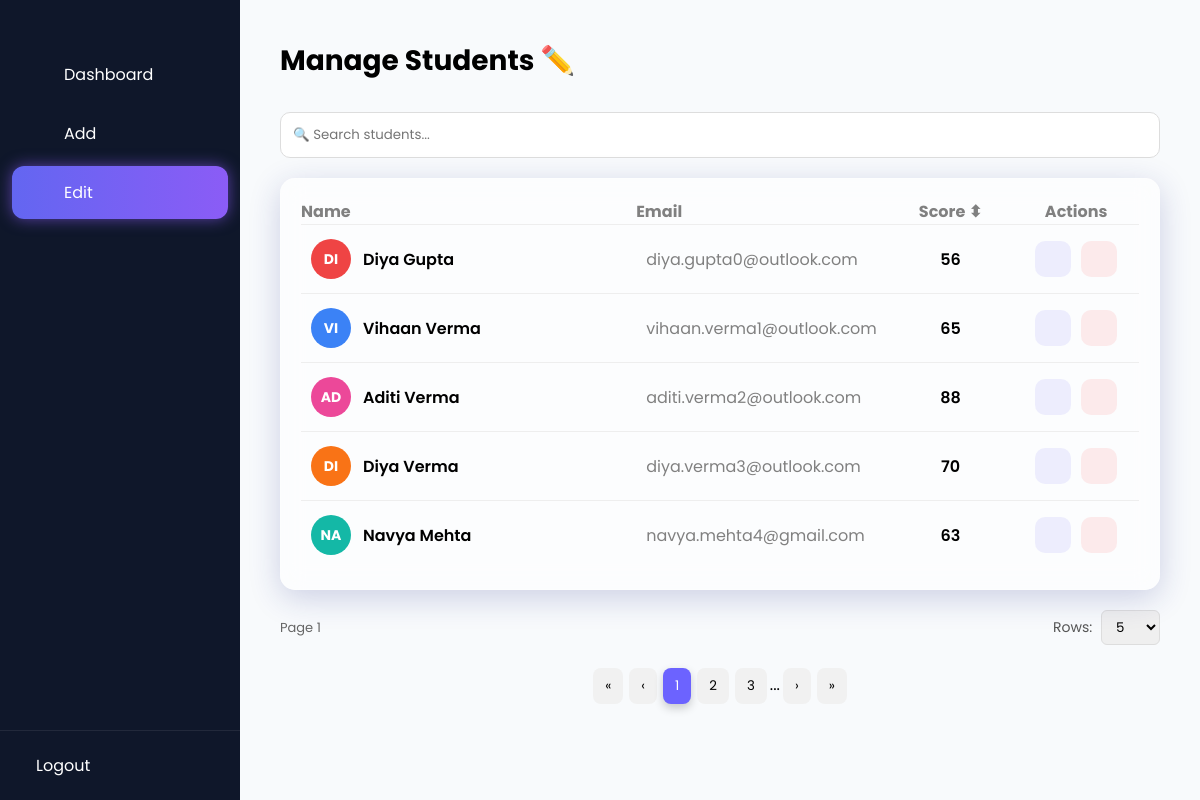
The page /edit (signed in) on the database its author committed.
### tables this page shows
CREATE TABLE students (
        id INTEGER PRIMARY KEY AUTOINCREMENT,
        name TEXT,
        dob TEXT,
        gender TEXT,
        email TEXT,
        phone TEXT,
        address TEXT,
        degree TEXT,
        admission_date TEXT,       
        
        math INTEGER,
        science INTEGER,
        english INTEGER
    );

### app.py (the view)
@app.route('/edit')
def edit_list():
    if 'user' not in session:
        return redirect(url_for('login'))
    conn = sqlite3.connect("students.db")
    cursor = conn.cursor()
    cursor.execute("SELECT id, name, email, math, science, english FROM students")
    data = cursor.fetchall()
    conn.close()
    students = []
    for row in data:
        math = row[3] or 0
        science = row[4] or 0
        english = row[5] or 0
        avg = int((math + science + english) / 3)
        students.append({
            "id": row[0],
            "name": row[1],
            "email": row[2],
            "score": avg
        })
    success = request.args.get("success")
    return render_template("edit_students.html", students=students, success=success)

### templates/edit_students.html (shortened to what this page needs)
<!DOCTYPE html>
<html lang="en">
<head>
<link rel="stylesheet" href="{{ url_for('static', filename='style.css') }}">
<link href="https://cdn.jsdelivr.net/npm/remixicon@3.5.0/fonts/remixicon.css" rel="stylesheet">
</head>
<body>
<div class="dashboard">
    <div class="sidebar" id="sidebar">
        <div class="top">
        </div>
        <ul>
            <li onclick="window.location.href='/dashboard'">
                <p>Dashboard</p>
            </li>
            <li onclick="window.location.href='/add'">
                <p>Add</p>
            </li>
            <li class="active">
                <p>Edit</p>
            </li>
        </ul>
        <div class="logout">
            <a href="/logout">
                <span>Logout</span>
            </a>
        </div>
    </div>
    <div class="main">
        <h1 class="title">Manage Students ✏️</h1>
        <div style="margin-bottom:20px;">
            <input
                 type="text"
                 id="searchInput"
                 placeholder="🔍 Search students..."
                 style="
                     width:100%;
                     padding:12px;
                     border-radius:10px;
                     border:1px solid #ddd;
                     outline:none;
                "
            >
        </div>
        <div class="card">
            <table style="width:100%; border-collapse: collapse; table-layout: fixed;">
                <tr style="text-align:left; color:gray;">
                    <th style="width:40%;">Name</th>
                    <th style="width:30%;">Email</th>
                    <th style="width:15%; text-align:center; cursor:pointer;" onclick="sortTable()">
                        Score ⬍
                        </th>
                    <th style="width:15%; text-align:center;">Actions</th>
                </tr>
                {% for s in students %}
                <tr style="border-top:1px solid #eee;">
                     <td>
                        <div style="display:flex; align-items:center; gap:12px;">
                            <div class="avatar {{ ['red','blue','pink','orange','teal'][loop.index0 % 5] }}"
                                 style="width:40px; height:40px; font-size:14px; margin:0;">
                                 {{ s.name[:2].upper() }}
                            </div>
                            <div style="font-weight:600;">
                                {{ s.name }}
                            </div>
                        </div>
                     </td>
                     <td style="color:gray;">
                        {{ s.email }}
                     </td>
                     <td style="text-align:center; font-weight:600;">
                        {{ s.score }}
                    </td>
                     <td style="text-align:center;">
                        <div class="action-group">
                             <button class="icon-btn edit-btn" onclick="openEditModal('{{ s.id }}')">
                                </button>
                              <div class="delete-container" data-id="{{ s.id }}">
                                 <button class="icon-btn delete-btn" title="Delete">
                                 </button>
                              </div>
                        </div>
                     </td>
                </tr>
                {% endfor %}
            </table>
            </div>
            <div class="pagination-bar">
                <span id="pageInfo" style="font-size:13px; color:#666;"></span>
                <div class="rows-control">
                    <label>Rows:</label>
                    <select id="rowsSelect" onchange="changeRows(this.value)">
                        <option value="5">5</option>
                    </select>
                </div>
            </div>
        <div id="pagination" style="margin-top:20px; text-align:center;"></div>
    </div>
</div>
</body>
</html>

### static/style.css (style rules this page uses)
html, body { margin: 0; padding: 0; min-height: 100%; overflow-x: hidden; }
* { margin: 0; padding: 0; box-sizing: border-box; font-family: 'Poppins', sans-serif; }
.dashboard { display: flex; min-height: 100vh; }
.sidebar { width: 240px; background: #0f172a; color: white; display: flex; flex-direction: column; transition: all 0.35s ease; }
.sidebar ul li p { transition: opacity 0.3s; }
.sidebar ul { list-style: none; padding: 12px; display: flex; flex-direction: column; gap: 6px; }
.sidebar ul li { display: flex; align-items: center; gap: 14px; padding: 14px 16px; border-radius: 12px; cursor: pointer; transition: 0.25s; }
.sidebar ul li p { margin: 0; white-space: nowrap; }
.sidebar ul li.active { background: linear-gradient(90deg, #6366f1, #8b5cf6); box-shadow: 0 0 15px rgba(139,92,246,0.6); }
.sidebar .active { background: linear-gradient(90deg, #6366f1, #8b5cf6); box-shadow: 0 0 15px rgba(139,92,246,0.6); }
.logout { margin-top: auto; padding: 10px; border-top: 1px solid rgba(255,255,255,0.08); }
.logout a { display: flex; align-items: center; gap: 14px; padding: 12px; border-radius: 12px; color: white; text-decoration: none; transition: all 0.3s ease; }
.main { flex: 1; padding: 40px; background: #f8fafc; }
.title { font-size: 28px; margin-bottom: 30px; }
.card { flex: 1; background: rgba(255,255,255,0.6); backdrop-filter: blur(12px); border: 1px solid rgba(255,255,255,0.2); padding: 20px; border-radius: 15px; box-shadow: 0 8px 32px rgba(31, 38, 135, 0.2); }
.avatar { width: 60px; height: 60px; border-radius: 50%; color: white; display: flex; align-items: center; justify-content: center; margin: auto; font-weight: bold; margin-bottom: 10px; }
.red { background: #ef4444; }
.blue { background: #3b82f6; }
.pink { background: #ec4899; }
.orange { background: #f97316; }
.teal { background: #14b8a6; }
.sidebar .top { display: flex; justify-content: space-between; align-items: center; padding: 18px 16px; }
.logout a { transition: all 0.25s ease; }
td { padding: 14px 10px; }
tr { transition: all 0.2s ease; }
button { transition: 0.2s; }
table tr { transition: all 0.3s ease; }
.pagination-bar { margin-top: 20px; display: flex; justify-content: space-between; align-items: center; }
.rows-control { font-size: 14px; color: #555; }
.rows-control select { padding: 6px 10px; border-radius: 6px; border: 1px solid #ddd; margin-left: 5px; }
.action-group { display: flex; justify-content: center; align-items: center; gap: 12px; }
.icon-btn { width: 36px; height: 36px; border-radius: 10px; border: none; display: flex; align-items: center; justify-content: center; cursor: pointer; transition: 0.25s; }
.edit-btn { background: rgba(99,102,241,0.1); color: #6366f1; display: flex; align-items: center; justify-content: center; }
.delete-btn { background: rgba(239,68,68,0.1); color: #ef4444; }
.action-group { display: flex; justify-content: center; align-items: center; gap: 10px; }
.delete-container { position: relative; }
.edit-btn { position: relative; overflow: hidden; }
.main { animation: fadeIn 0.4s ease; }
.card { transition: 0.3s ease; }
.card { position: relative; overflow: hidden; }
.card::before { content: ""; position: absolute; inset: 0; background: radial-gradient(circle at top left, rgba(99,102,241,0.2), transparent); opacity: 0; transition: 0.3s; }

### rows shown on the page
students: name "DI", name "Diya Gupta", email "diya.gupta0@outlook.com", score "56"
students: name "VI", name "Vihaan Verma", email "vihaan.verma1@outlook.com", score "65"
students: name "AD", name "Aditi Verma", email "aditi.verma2@outlook.com", score "88"
students: name "DI", name "Diya Verma", email "diya.verma3@outlook.com", score "70"
students: name "NA", name "Navya Mehta", email "navya.mehta4@gmail.com", score "63"
